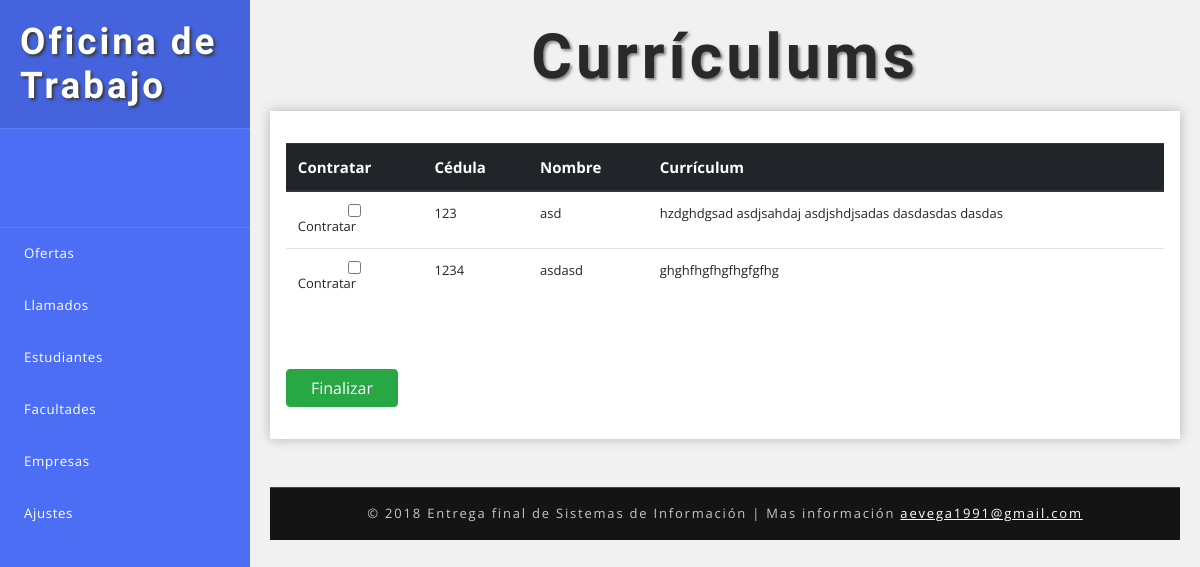
Page /index.php/Oferta/curriculum/12 on the committed database.
### tables this page shows
CREATE TABLE `inscrito` (
  `insc_id` int(11) NOT NULL,
  `llam_id` int(11) NOT NULL,
  `est_id` int(11) NOT NULL,
  `insc_fecha` date NOT NULL,
  `insc_contratado` tinyint(4) NOT NULL DEFAULT '0'
);

CREATE TABLE `estudiantes` (
  `est_id` int(11) NOT NULL,
  `est_cedula` varchar(15) NOT NULL,
  `est_nombre` varchar(50) NOT NULL,
  `est_fec_nam` date NOT NULL,
  `est_direccion` varchar(255) NOT NULL,
  `est_email` varchar(100) NOT NULL,
  `est_curriculum` varchar(1000) NOT NULL,
  `car_id` int(11) NOT NULL,
  `est_semestre` int(11) NOT NULL
);

### application/controllers/Oferta.php (called while the page is built, shortened)
<?php
class Oferta extends CI_Controller
{
	function __construct()
	{
		$this->load->model('MFacultad');
		$this->load->model('MDepartamento');
		$this->load->model('MOferta');
		$this->load->model('MEmpresa');
		$this->load->model('MInscrito');
		$this->load->model('MLlamado');
		$this->load->helper('url');
	}
	public function curriculum($ofer_id)
	{
		$data["curriculums"] = $this->MOferta->get_curriculums($ofer_id);
		$data["oferta"] = $ofer_id;
		$this->load->view('layouts/top');
		$this->load->view('oferta/curriculum',$data);
		$this->load->view('layouts/bottom');
	}
}
?>

### index.php (called while the page is built, shortened)
<?php
require_once BASEPATH.'core/CodeIgniter.php';

### application/models/MOferta.php (called while the page is built, shortened)
<?php
class MOferta extends CI_Model
{
	public function get_curriculums($ofer_id)
	{
		$query = $this->db->get_where('llamado', array('llamado.ofer_id' => $ofer_id));
		$llam_id = $query->row_array()["llam_id"];
		$this->db->join('estudiantes', 'inscrito.est_id = estudiantes.est_id', 'left');
		$query = $this->db->get_where('inscrito', array('inscrito.llam_id' => $llam_id));
		return $query->result_array();
	}
}
 ?>

### application/views/oferta/curriculum.php (the view, shortened to what this page needs)
<h2 class="main-title-w3layouts mb-2 text-center">Currículums</h2>
<section class="tables-section">
    <div class="outer-w3-agile mt-3">
		<form action="<?php echo base_url(); ?>index.php/Oferta/finalizar" id="elform" method="post">
			<table class="table">
		        <thead class="thead-dark">
		            <tr>
		            	<th scope="col">Contratar</th>
		                <th scope="col">Cédula</th>
		                <th scope="col">Nombre</th>
		                <th scope="col">Currículum</th>
		            </tr>
		        </thead>
		        <tbody>
		        	<?php foreach ($curriculums as $curriculum): ?>
		                <tr>
		                	<td><input type="checkbox" class="form-control" name="insc_contratado[]" value="<?php echo $curriculum['insc_id'] ?>"> Contratar</td>
		                    <td><?php echo $curriculum['est_cedula'] ?></td>
		                    <td><?php echo $curriculum['est_nombre'] ?></td>
		                    <td><?php echo $curriculum['est_curriculum'] ?></td>
		                </tr>
		            <?php endforeach ?>
		        </tbody>
		    </table>
		    <div class="row">
	        	<div class="col-md-12">
	        		<a href="#" id="submit" class="btn btn-success mt-sm-5 mt-3 px-4">Finalizar</a>
	        	</div>
	        </div>
	    </form>
	</div>
</section>

### css/panel/style.css (style rules this page uses)
html, body { margin: 0; font-size: 100%; font-family: 'Open Sans', sans-serif; background: #fff; }
body a { text-decoration: none; transition: 0.5s all; -webkit-transition: 0.5s all; -moz-transition: 0.5s all; -o-transition: 0.5s all; -ms-transition: 0.5s all; }
h1, h2, h3, h4, h5, h6 { margin: 0; font-family: 'Poiret One', cursive; font-weight: 700; }
.outer-w3-agile { padding: 2em 1em; -webkit-box-shadow: 0px 0px 11px 0px rgba(0, 0, 0, 0.25); -moz-box-shadow: 0px 0px 11px 0px rgba(0, 0, 0, 0.25); box-shadow: 0px 0px 11px 0px rgba(0, 0, 0, 0.25); background: #fff; }
h2.main-title-w3layouts { font-size: 3.9em; letter-spacing: 4px; color: #292929; text-shadow: 2px 2px 3px #838386; text-transform: capitalize; }
.table th, .table td { padding: 0.74rem; vertical-align: top; border-top: 1px solid #dee2e6; font-size: 13px; }
.table th { color: #252525; font-size: 15px; }

### css/panel/style4.css (style rules this page uses)
body { font-family: 'Open Sans', sans-serif; background: #f1f1f1; }
a, a:hover, a:focus { color: inherit; text-decoration: none; transition: all 0.3s; }

### rows in the picture
inscrito: est.est_cedula "123", est.est_nombre "asd", est.est_curriculum "hzdghdgsad asdjsahdaj asdjshdjsadas dasdasdas dasdas"
inscrito: est.est_cedula "1234", est.est_nombre "asdasd", est.est_curriculum "ghghfhgfhgfhgfgfhg"
